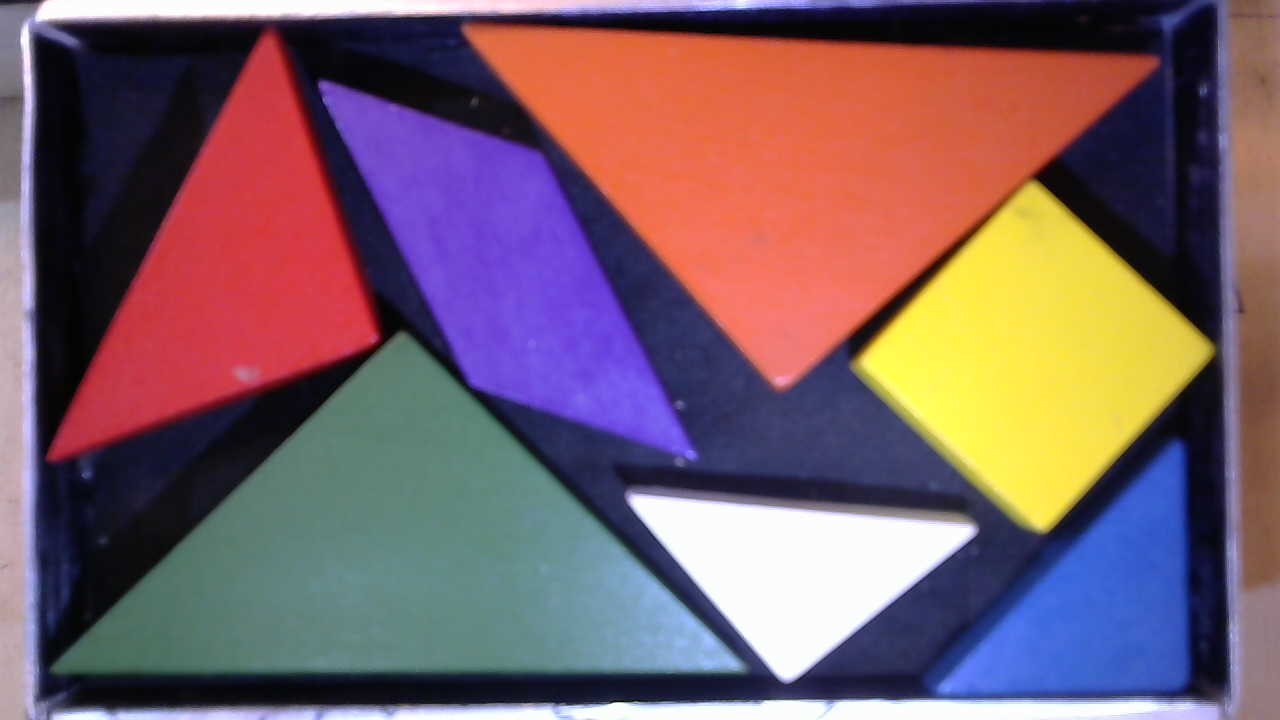
#> input picture bakje.jpg, 1280 x 720 px
$ python -i VisionProject.py   (imports and definitions only)
#> lines starting #> are read from the running program, lines starting #| are printed output that depends on the picture; after the words box and inside, x2 and y2 are one past the last pixel; in counts of white or black regions, pixels touching at a corner belong together
import cv2
import numpy as np

# [1 line not run here, left out]


# [13 lines left out: function conversion, not called in this run]


def get_rotation_angle(frame, contours):
    for i, c in enumerate(contours):
        area = cv2.contourArea(c)

        if area < 500 or 10000 > area:
            continue

        rect = cv2.minAreaRect(c)
        box = cv2.boxPoints(rect)
        box = np.int0(box)

        center = (int(rect[0][0]), int(rect[0][1]))
        width = int(rect[1][0])
        height = int(rect[1][1])
        angle = int(rect[2])

        angle = 90 - angle if width < height else -angle

        label = "  Rotation Angle: " + str(angle) + " degrees"
        cv2.putText(frame, label, (center[0]-50, center[1]),
                    cv2.FONT_HERSHEY_SIMPLEX, 0.3, (0, 0, 0), 1, cv2.LINE_AA)
        cv2.drawContours(frame, [box], 0, (0, 0, 255), 2)
        print(angle)
        return frame, angle

    return frame, 0


def get_color_contours(frame, color_lower, color_upper, color):
    hsv = cv2.cvtColor(frame, cv2.COLOR_BGR2HSV)
    kernel = np.ones((7, 7), np.uint8)

    color_mask = cv2.inRange(hsv, color_lower, color_upper)
    color_mask = cv2.morphologyEx(color_mask, cv2.MORPH_CLOSE, kernel)
    color_mask = cv2.morphologyEx(color_mask, cv2.MORPH_OPEN, kernel)

    # TODO: variable is never used
    # segmented_color = cv2.bitwise_and(frame, frame, mask=color_mask)

    # color_contours, color_hierarchy
    color_contours, _ = cv2.findContours(
        color_mask.copy(), cv2.RETR_EXTERNAL, cv2.CHAIN_APPROX_SIMPLE)

    output_color = cv2.drawContours(frame, color_contours, -1, color, 3)
    return color_contours, output_color


def get_contour_coordinate(color_contours):
    if len(color_contours):
        # TODO: what is M?
        M = cv2.moments(color_contours[0])
        if M['m00'] != 0:
            x = int(M['m10']/M['m00'])
            y = int(M['m01']/M['m00'])
            return {'x': x, 'y': y}

    return None


def draw_contour_and_text(frame, color_contours, coordinate):
    cv2.drawContours(frame, [color_contours[0]], -1, (0, 255, 0), 2)
    cv2.circle(frame, (coordinate['x'], coordinate['y']), 7, (0, 0, 255), -1)
    cv2.putText(frame, "center", (coordinate['x'] - 20, coordinate['y'] - 20),
                cv2.FONT_HERSHEY_SIMPLEX, 0.5, (0, 0, 0), 2)
    print(f"x: {coordinate['x']} y: {coordinate['y']}")


def get_color_coordinate(frame, color_contours, output_color):
    coordinate = get_contour_coordinate(color_contours)
    if coordinate:
        draw_contour_and_text(frame, color_contours, coordinate)
        frame, angle = get_rotation_angle(frame, color_contours)

        return [True, coordinate['x'], coordinate['y'], output_color, angle]

    return [False, 0, 0, frame, 0]


def get_blue_coordinate(frame):
    color_lower = np.array([107, 156, 130])
    color_upper = np.array([129, 241, 255])

    color_contours, output_color = get_color_contours(frame, color_lower, color_upper, (255, 0, 0))

    return get_color_coordinate(frame, color_contours, output_color)


# [51 lines left out: functions get_red_coordinate, get_yellow_coordinate, get_green_coordinate, get_orange_coordinate, get_white_coordinate, get_purple_coordinate, not called in this run]


def getframe():
    _, frame = cam.read()
    return frame


# [106 lines left out: functions getnextframe, checkmsg, main, not called in this run]


# [2 lines not run here, left out]

>>> import cv2
>>> picture = cv2.imread('bakje.jpg')
#> picture is the input picture: shape (720, 1280, 3); mean B, G, R 103.7, 95.3, 122.7
>>> result = get_blue_coordinate(picture)
#> in get_color_contours, `hsv = cv2.cvtColor(frame, cv2.COLOR_BGR2HSV)`: hsv: shape (720, 1280, 3); mean H, S, V 90.1, 126, 149.6
#> in get_color_contours, `color_mask = cv2.inRange(hsv, color_lower, color_upper)`:
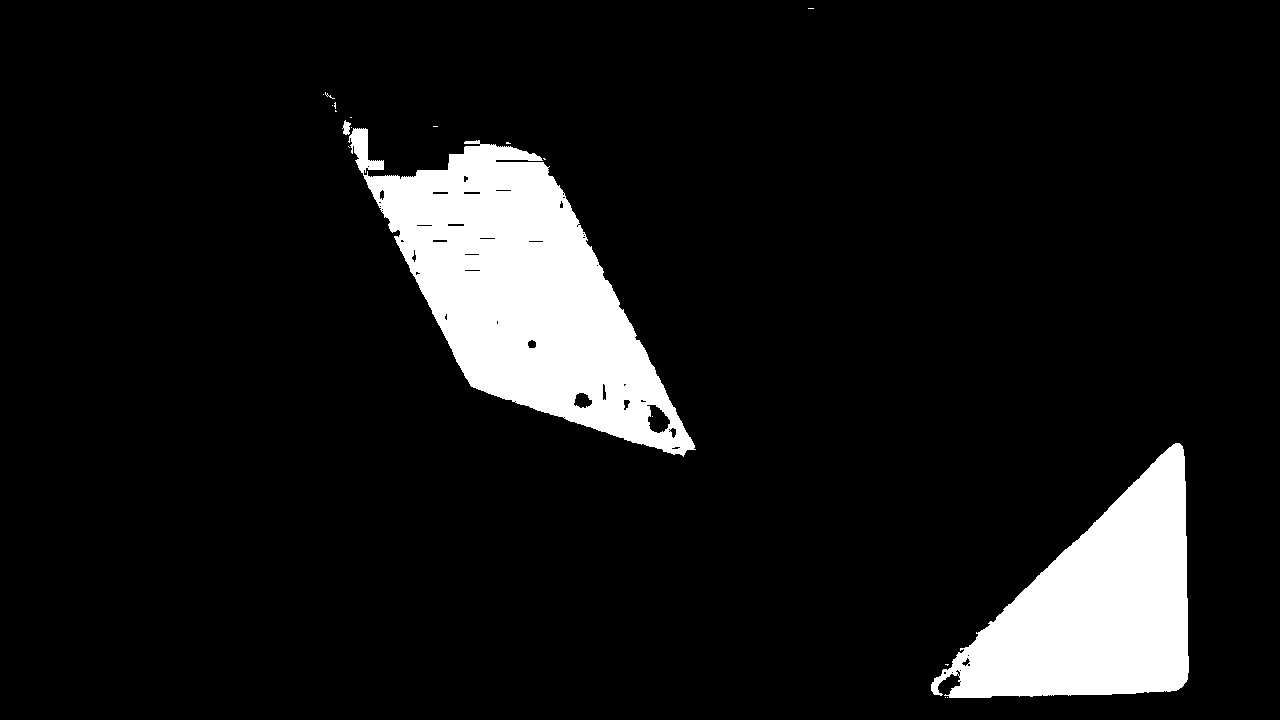
#> color_mask: shape (720, 1280); 9.3% white; 19 white regions (16 under 20 px), largest, box (x1, y1, x2, y2) and area: (348, 128, 696, 457) 50358, (931, 443, 1189, 698) 35011, (342, 120, 351, 135) 83
#> in get_color_contours, `color_mask = cv2.morphologyEx(color_mask, cv2.MORPH_CLOSE, kernel)`:
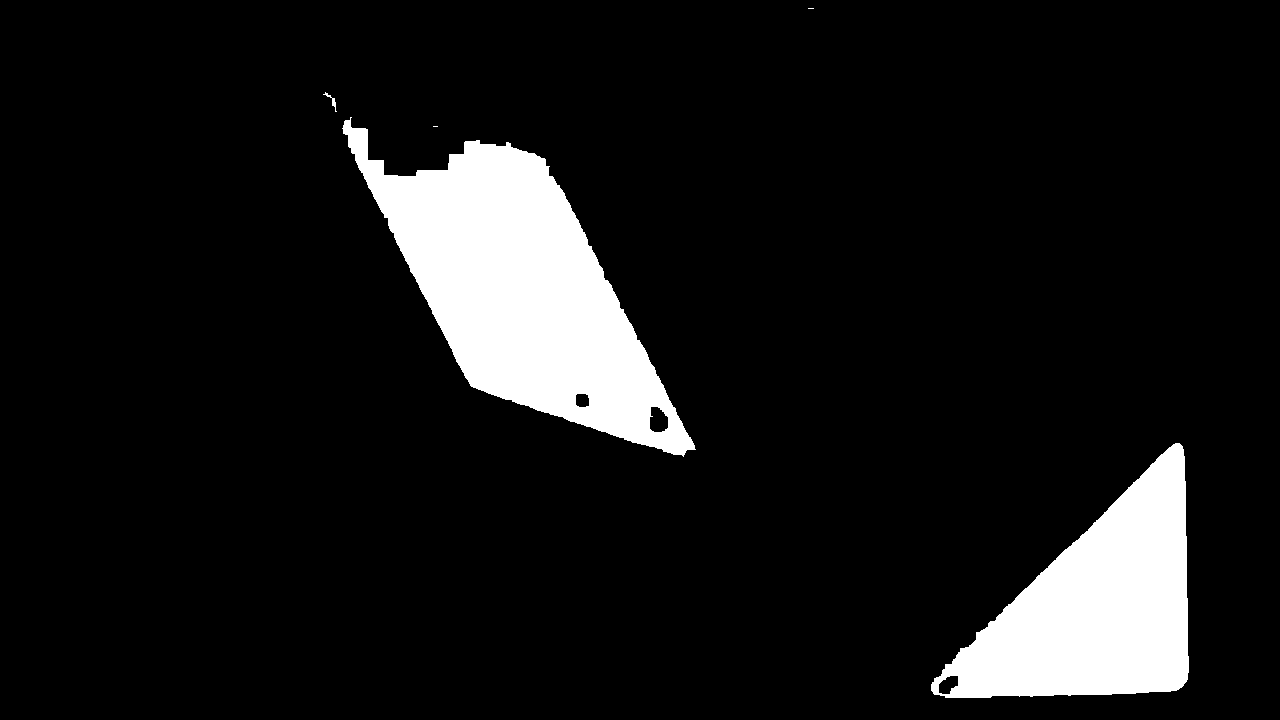
#> color_mask: shape (720, 1280); 9.4% white; 5 white regions (2 under 20 px), largest, box (x1, y1, x2, y2) and area: (342, 117, 696, 457) 51529, (931, 443, 1189, 698) 35167, (323, 92, 337, 112) 56
#> in get_color_contours, `color_mask = cv2.morphologyEx(color_mask, cv2.MORPH_OPEN, kernel)`: color_mask: shape (720, 1280); 9.4% white; 3 white regions
#> in get_color_contours, `color_contours, _ = cv2.findContours( color_mask.copy(), cv2.RETR_EXTE..`: color_contours = 3 contours; box (x1, y1, x2, y2) and area: (343, 121, 694, 455) 51458, (942, 444, 1189, 698) 34564, (931, 682, 939, 692) 61
#> in get_contour_coordinate, `M = cv2.moments(color_contours[0])`: M = moments, m00 61, centre m10/m00, m01/m00 = (934.6, 686.6)
#> in get_contour_coordinate, `x = int(M['m10']/M['m00'])`: x = 934
#> in get_contour_coordinate, `y = int(M['m01']/M['m00'])`: y = 686
#> in get_color_coordinate, `coordinate = get_contour_coordinate(color_contours)`: coordinate = {'x': 934, 'y': 686}
#> in draw_contour_and_text, `cv2.drawContours(frame, [color_contours[0]], -1, (0, 255, 0), 2)`:
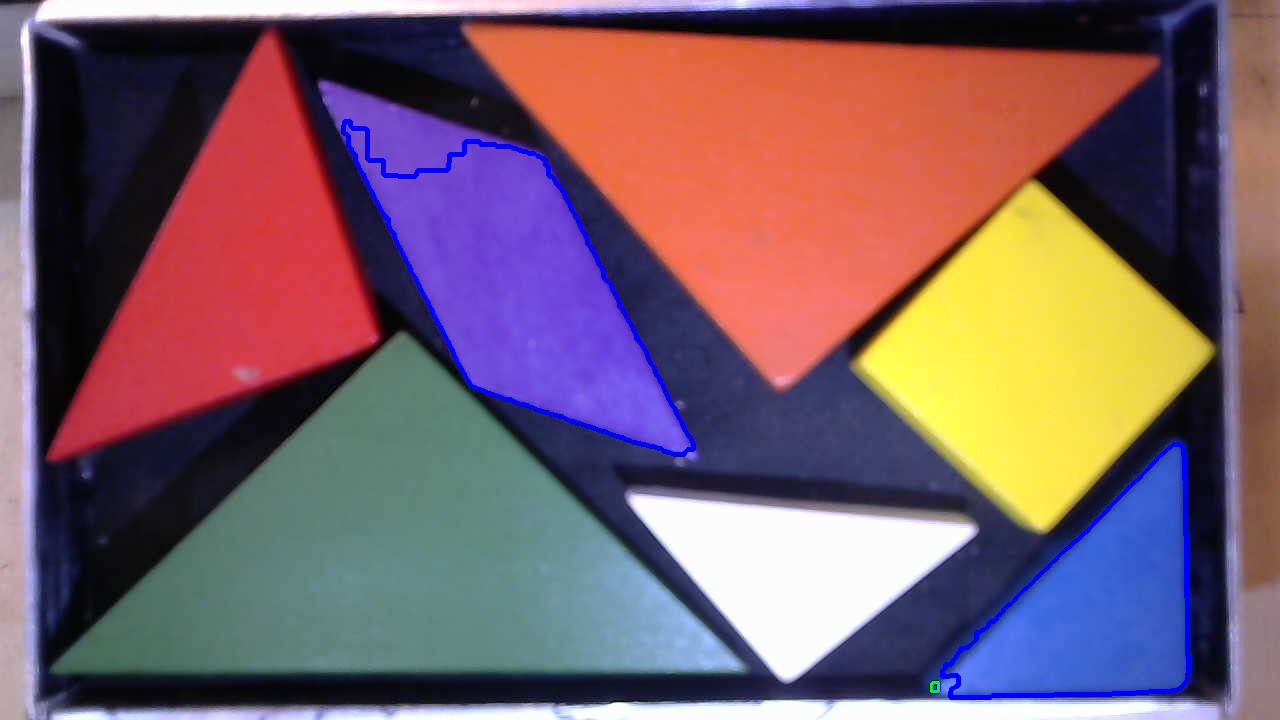
#> frame: shape (720, 1280, 3); mean B, G, R 104.8, 94.8, 122.1
#> in draw_contour_and_text, `cv2.circle(frame, (coordinate['x'], coordinate['y']), 7, (0, 0, 255), ..`: frame: shape (720, 1280, 3); 0.02% of pixels changed, all inside (x1, y1, x2, y2) = (927, 679, 942, 694)
#> in draw_contour_and_text, `cv2.putText(frame, "center", (coordinate['x'] - 20, coordinate['y'] - ..`: frame: shape (720, 1280, 3); mean B, G, R 104.7, 94.7, 122.1
#| x: 934 y: 686
#> the loop in get_rotation_angle, `for i, c in enumerate(contours):` made 2 passes
#> area on pass 1: 61
#> (area, rect, box, center, width, height, angle, label) on pass 2: (34563.5, ((1063.4, 570.8), (246.5, 249.6), -1.04), [[942, 697], [937, 448], [1184, 443], [1188, 693]], (1063, 570), 246, 249, 91, '  Rotation Angle: 91 degrees')
#| 91
#> after the loop in get_rotation_angle, `for i, c in enumerate(contours):`:
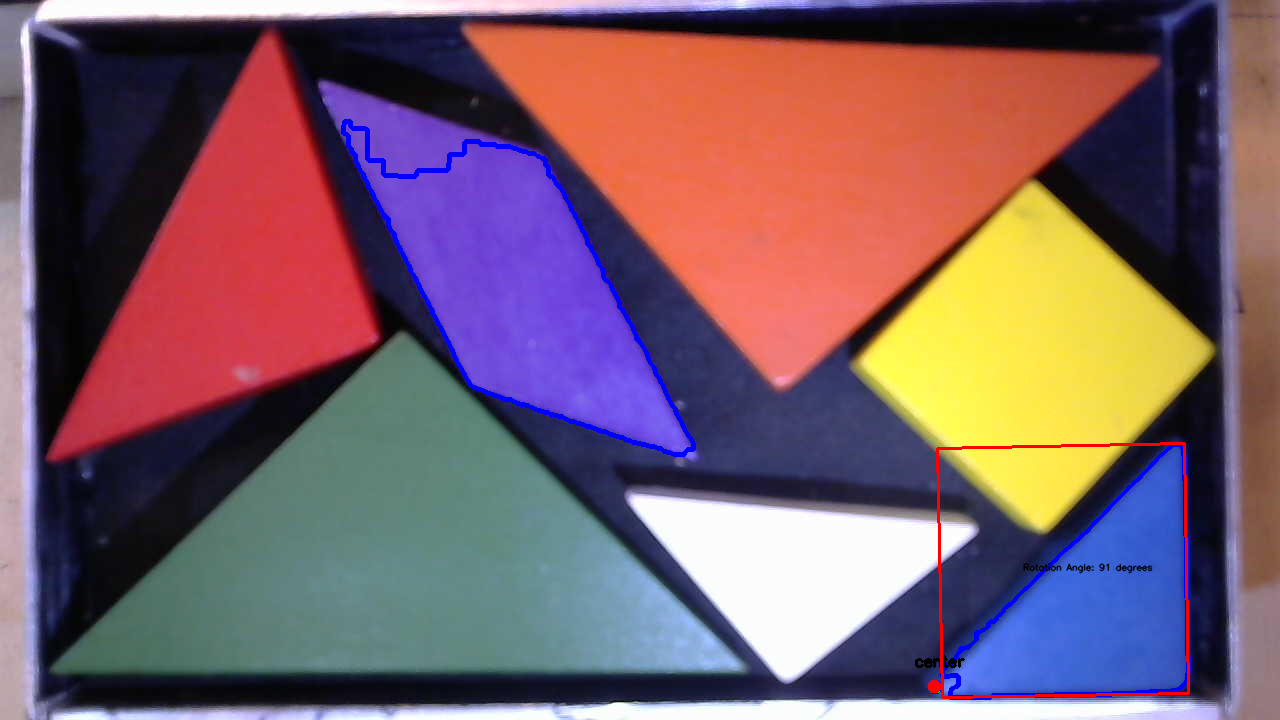
#> frame: shape (720, 1280, 3); mean B, G, R 104.1, 94.5, 122.7
#> in get_color_coordinate, `frame, angle = get_rotation_angle(frame, color_contours)`: angle = 91
#> result = 5 items
